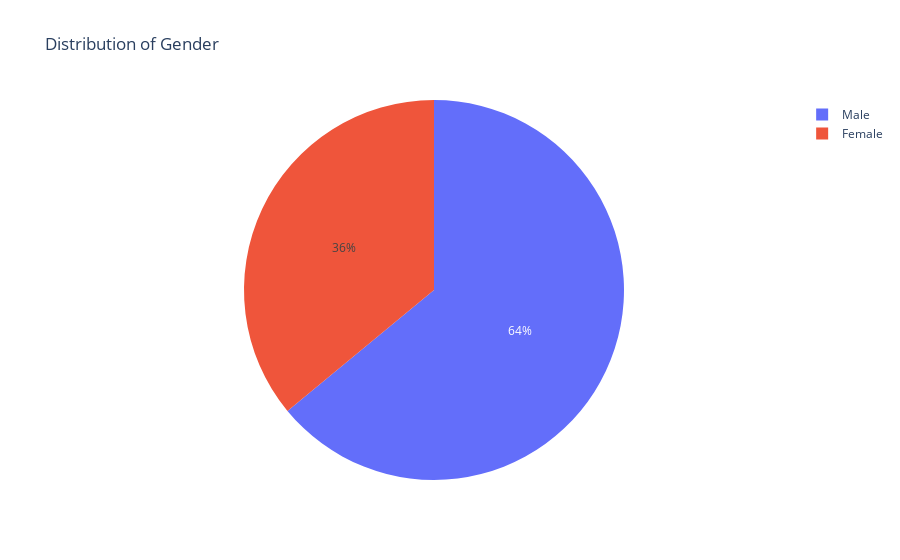

Write notebook code for a chart like this one.
### Code cell
mf=dc.groupby("Gender")["Gender"].count()
fig=px.pie(values=mf.values, names=mf.index, title="Distribution of Gender")
fig.show()

### Figure 1 — Plotly figure (JSON) as saved in the notebook; plotly's stock layout.template omitted (floating-point values rounded to 4 significant figures)
{"data": [{"domain": {"x": [0, 1], "y": [0, 1]}, "hovertemplate": "label=%{label}<br>value=%{value}<extra></extra>", "labels": ["Female", "Male"], "legendgroup": "", "name": "", "showlegend": true, "type": "pie", "values": [222, 395]}], "layout": {"legend": {"tracegroupgap": 0}, "title": {"text": "Distribution of Gender"}}}
